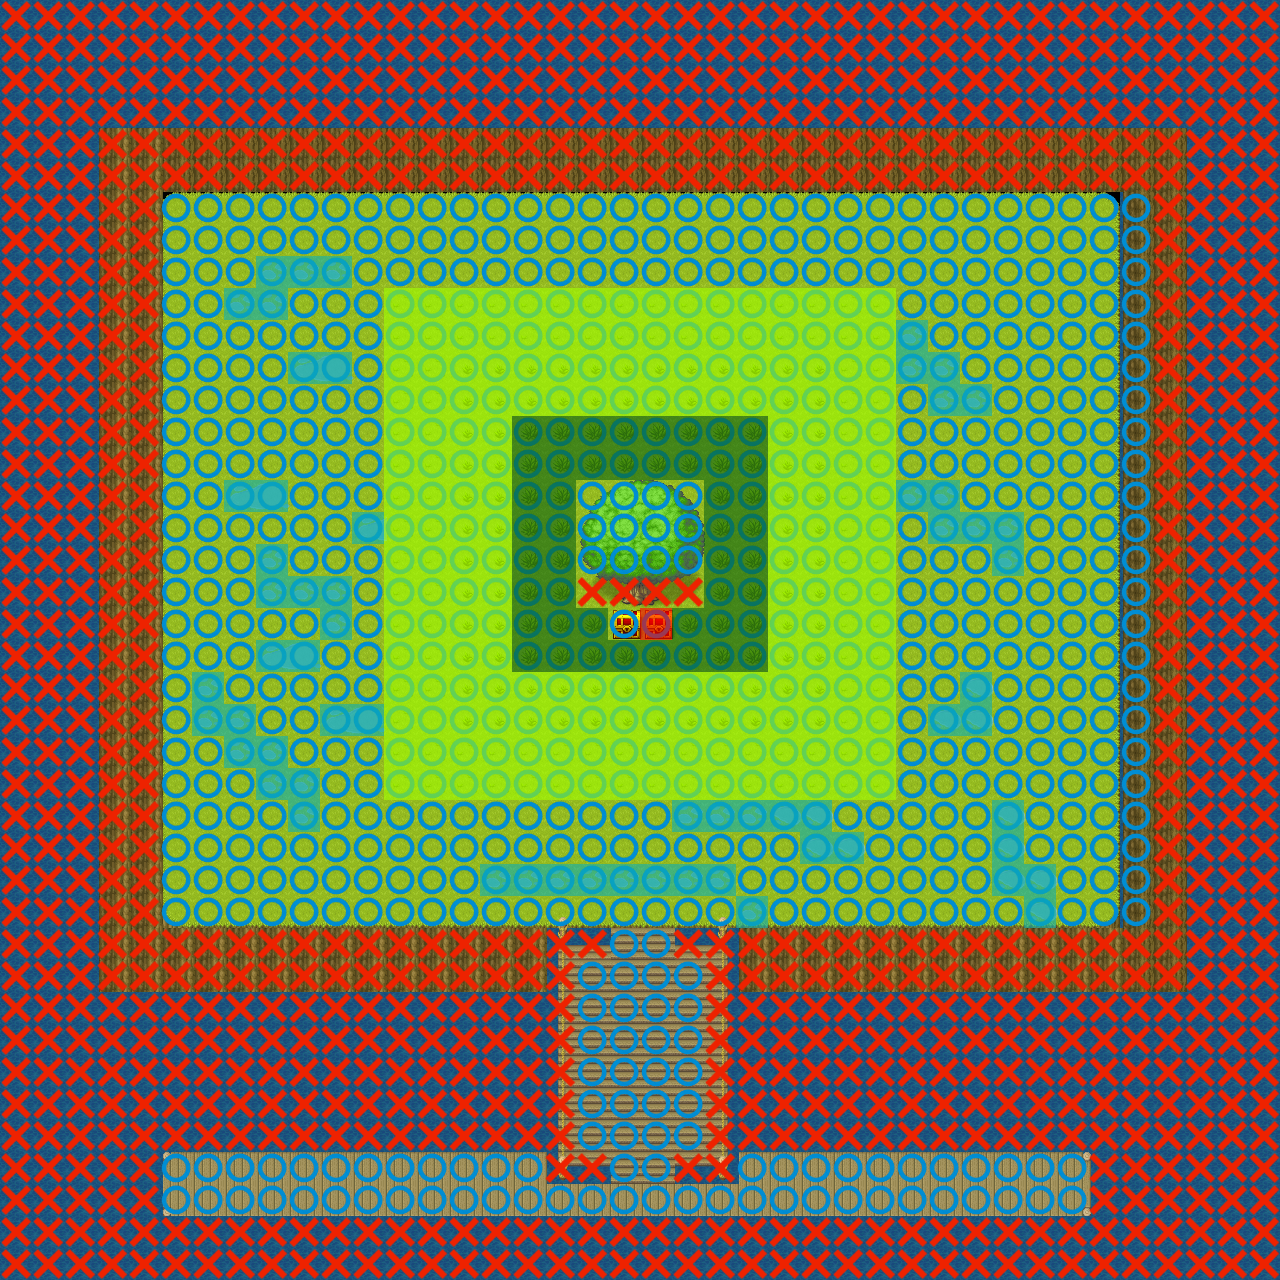

Below is a game level as drawn by its tile map, then a one-line description and the .tmx that defines it (tile-layer data replaced by summaries):
An orthogonal 40x40 tile map with 32x32 px tiles, 5 tile layers (マップ下, マップ中, マップ上, 当たり判定, ...).

<map version="1.4" tiledversion="1.4.2" orientation="orthogonal" renderorder="right-down" width="40" height="40" tilewidth="32" tileheight="32" infinite="0" nextlayerid="6" nextobjectid="1">
 <tileset firstgid="1" source="map2.tsx" />
 <layer id="3" name="マップ下" width="40" height="40">
  <data>[1600 cells, 1600 non-empty, 10 distinct tile ids]</data>
 </layer>
 <layer id="2" name="マップ中" width="40" height="40">
  <data>[1600 cells, 4 non-empty, 4 distinct tile ids]</data>
 </layer>
 <layer id="1" name="マップ上" width="40" height="40" offsetx="3.10812" offsety="0">
  <data>[1600 cells, 631 non-empty, 39 distinct tile ids]</data>
 </layer>
 <layer id="4" name="当たり判定" width="40" height="40">
  <data>[1600 cells, 1600 non-empty, 2 distinct tile ids]</data>
 </layer>
 <layer id="5" name="敵の出現" width="40" height="40" opacity="0.6">
  <data>[1600 cells, 301 non-empty, 4 distinct tile ids]</data>
 </layer>
</map>